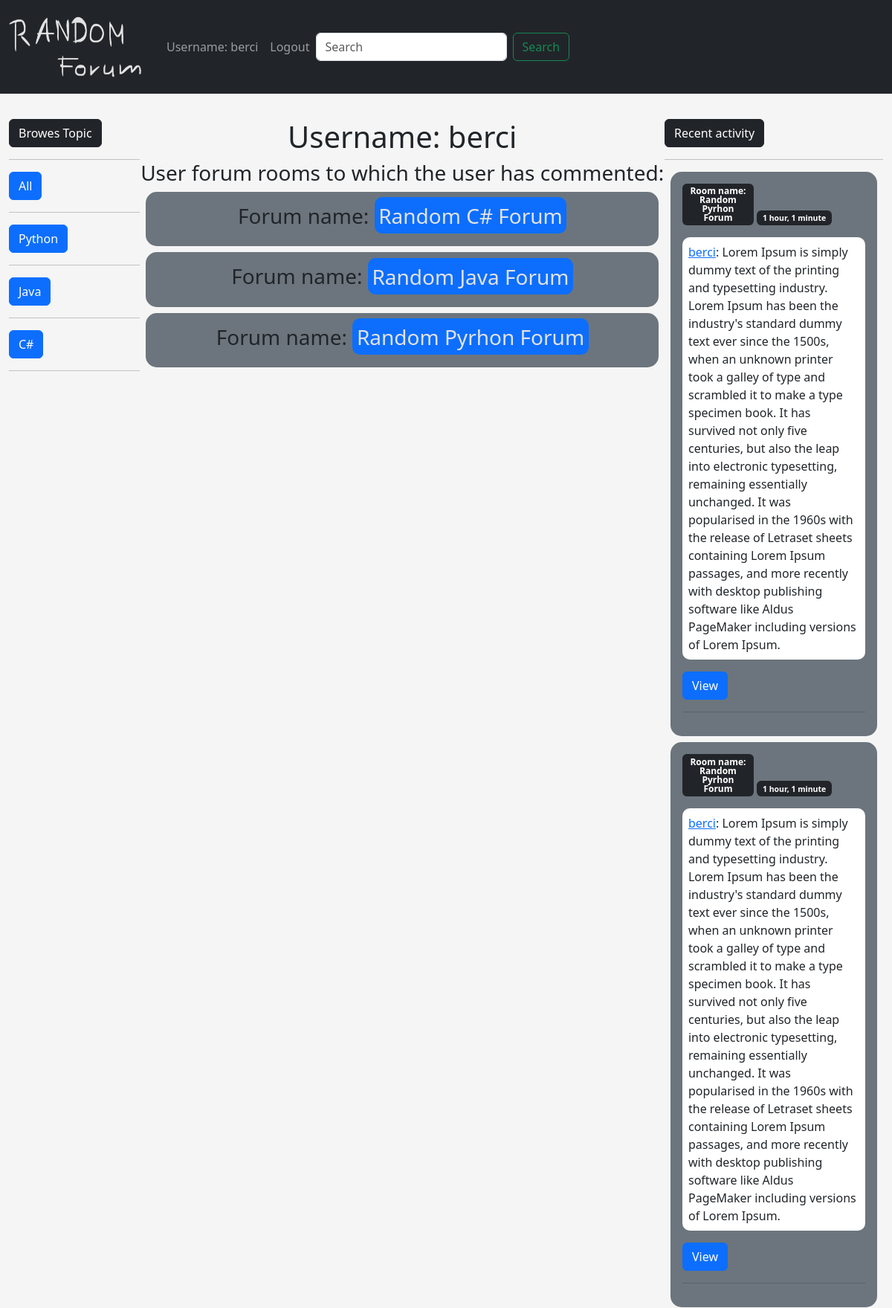
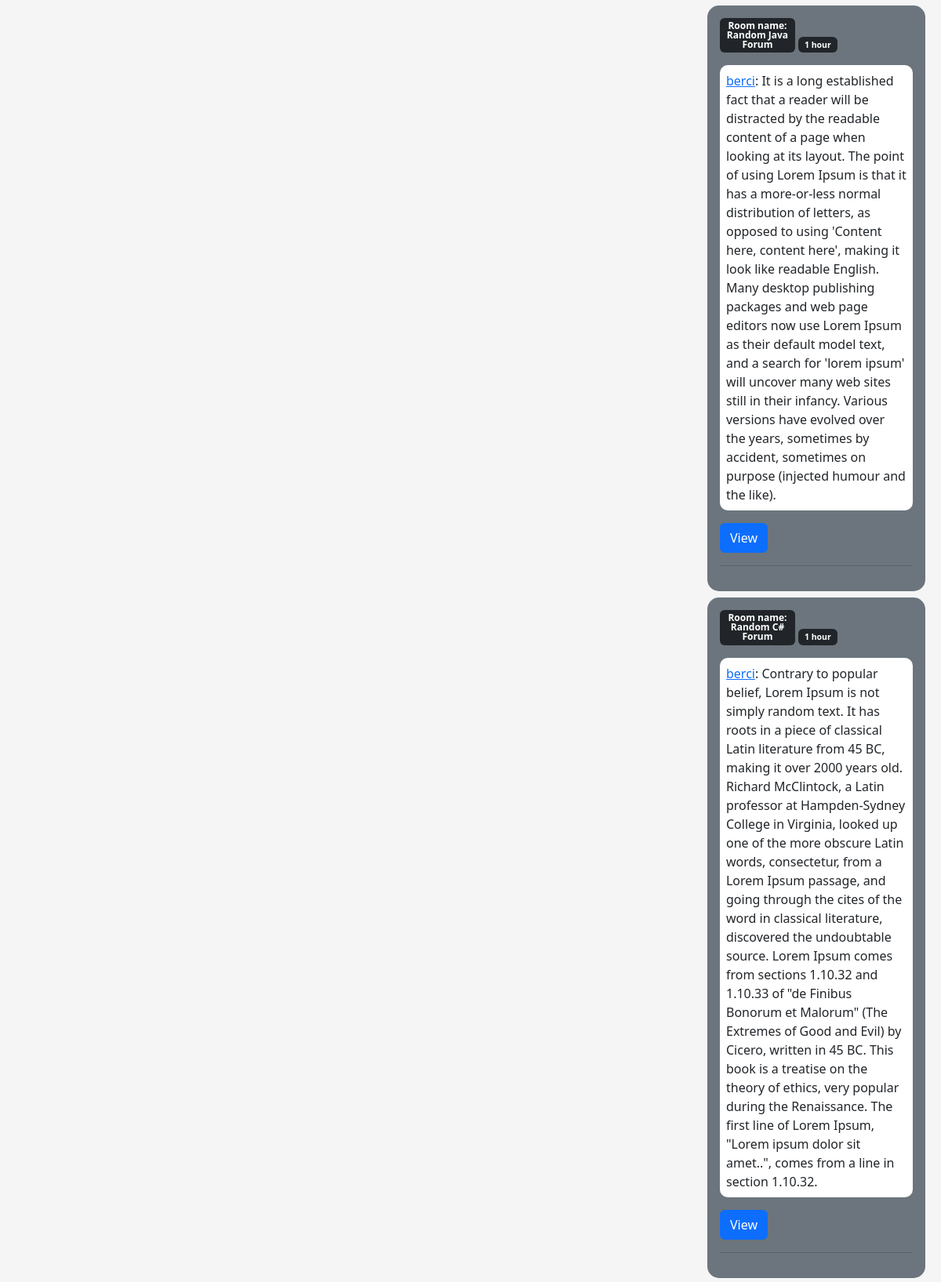
Screenshot of /profile/1 (signed in, upper part) with the database file from the repository (2 pictures, top to bottom).
### base/models.py (models this page shows, shortened)
class Topic(models.Model):
    name = models.CharField(max_length=50)

class ForumRoom(models.Model):
    creator = models.ForeignKey(User, on_delete=models.SET_NULL, null=True)
    name = models.CharField(max_length=50)
    topic = models.ForeignKey(Topic, on_delete=models.SET_NULL, null=True)
    description = models.TextField()
    participiants = models.ManyToManyField(User, related_name='participiants', blank=True)
    updated = models.DateTimeField(auto_now=True)
    created_at = models.DateTimeField(auto_now_add=True)
    class Meta:
        ordering = ['-created_at']
    def __str__(self):
        return self.name

class Message(models.Model):
    user = models.ForeignKey(User, on_delete=models.CASCADE, null=False)
    room = models.ForeignKey(ForumRoom, on_delete=models.CASCADE, null=False)
    body = models.TextField()
    updated = models.DateTimeField(auto_now=True)
    created_at = models.DateTimeField(auto_now_add=True)
    class Meta:
        ordering = ['-updated']

### base/views.py (the view)
# urls.py: path('profile/<str:pk>', views.profilePage, name='profilePage'),
@login_required(login_url='loginPage')
def profilePage(request, pk):
    topics = Topic.objects.all()[:5]
    user = User.objects.get(id=pk)
    rooms = ForumRoom.objects.filter(creator=user);
    roomMessages = Message.objects.filter(user=user).order_by('created_at')[:5]
    context={'user': user, 'rooms': rooms, 'roomMessages': roomMessages, 'topics': topics}
    return render(request, 'base/profile.html', context)

### base/templates/base/profile.html
{% extends 'index.html' %}
{% block content %}
<div class="profile-container">
    <div>
        {% include 'base/topic.html' %}
    </div>
    <div class="text-center">
        <h1>Username: {{user.username}}</h1>
       <h3>User forum rooms to which the user has commented:</h3>
        {% for room in rooms %}
            <div class="bg-secondary element-name"><h3>Forum name: <a href="{% url 'roomPage' room.id%}" class="a room-name bg-primary text-wrap">{{room}}</a> </h3></div>
        {% endfor %}
    </div>
    <div>
        {% include 'base/acitivity.html' %}
    </div>
</div>
{% endblock content %}

### templates/navbar.html (shortened to what this page needs)
{%load static %}
{% load bootstrap5 %}
{% bootstrap_css %}
<nav class="navbar fixed-top navbar-dark bg-dark navbar navbar-expand-lg ">
    <a class="navbar-brand" href="/"><img src="{% static 'images/logo.PNG'%}" width="200" height="100"> </img></a>
    <div class="collapse navbar-collapse" id="navbarSupportedContent">
        <ul class="navbar-nav mr-auto">
          <li class="nav-item active">
            {% if request.user.is_authenticated %}
                <a class="nav-link navbar-font-size" href="{% url 'profilePage' request.user.id%}">Username: {{request.user}}</a>
            {% else %}
                <a class="nav-link navbar-font-size" href="{% url 'loginPage' %}">Login</a>
            {% endif %}
          </li>
          <li class="nav-item active">
            {% if request.user.is_authenticated %}
                <a  class="nav-link navbar-font-size" href="{% url 'logoutPage' %}">Logout</a>
            {% endif %}
          </li>
        </ul>
        <form class="d-flex">
          <input class="form-control me-2" type="search" placeholder="Search" aria-label="Search" name="q">
          <button class="btn btn-outline-success" type="submit">Search</button>
        </form>
      </div>
</nav>

### base/templates/base/topic.html
    <div class="btn btn-dark">Browes Topic</div>
    <hr>
    <a href="{% url 'index' %}" class="btn btn-primary">All</a>
    <hr>
    {% for topic in topics %}
        <div >
            <a href="{% url 'index' %}?q={{topic.name}}" class="btn btn-primary">{{topic.name}}</a>
            <hr>
        </div>
    {% endfor %}

### base/templates/base/acitivity.html
    <div class="btn btn-dark">Recent activity</div>
    <hr>
    {% for message in roomMessages %}
        <div class="bg-secondary element-name">
            <strong class="a badge bg-dark text-wrap">Room name: {{ message.room.name }}</strong>
            <p class="badge bg-dark text-wrap"><small> {{message.created_at | timesince}}</small></p>
            <p class="message"><a href="{% url 'profilePage' message.user.id%}">{{message.user}}</a>: {{message.body}} </p>
            <form action="{% url 'roomPage' message.room.id %}">
                <input class="btn btn-primary" type="submit" value="View" />
            </form>
            <hr>
        </div>
    {% endfor %}

### static/styles/index.css (style rules this page uses)
body { background-color: whitesmoke !important; }
.a { width: 6rem; color: #e3e3e3; text-decoration: none; }
.profile-container > div:nth-of-type(1) { width: 15%; }
.profile-container > div:nth-of-type(2) { width: 60%; }
.profile-container > div:nth-of-type(3) { width: 25%; }
.element-name { margin:0.5em; padding:1em; border-radius: 15px; }
.message { background-color: white; border-radius: 10px; padding: 0.5em; max-width: 55em; word-break: break-word }
.navbar-font-size { font-size: 2em; }
.room-name { padding: 0.2em; border-radius: 10px; }
.profile-container { display: flex; justify-content: center; align-content: stretch; }
.profile-container > div { flex-grow: 13; }

### rows the page displays
Topic: name "Python"
Topic: name "Java"
Topic: name "C#"
ForumRoom: name "Random C# Forum"
ForumRoom: name "Random Java Forum"
ForumRoom: name "Random Pyrhon Forum"
Message: room.name "Random Pyrhon Forum", created_at "1 hour, 1 minute", user "berci", body "Lorem Ipsum is simply dummy text of the printing and typesetting industry. Lorem Ipsum has been the industry's standard dummy text ever since the 1500s, when an unknown printer took a galley of type and scrambled it to make a type specimen book. It has survived not only five centuries, but also the leap into electronic typesetting, remaining essentially unchanged. It was popularised in the 1960s with the release of Letraset sheets containing Lorem Ipsum passages, and more recently with desktop publishing software like Aldus PageMaker including versions of Lorem Ipsum."
Message: room.name "Random Pyrhon Forum", created_at "1 hour, 1 minute", user "berci", body "Lorem Ipsum is simply dummy text of the printing and typesetting industry. Lorem Ipsum has been the industry's standard dummy text ever since the 1500s, when an unknown printer took a galley of type and scrambled it to make a type specimen book. It has survived not only five centuries, but also the leap into electronic typesetting, remaining essentially unchanged. It was popularised in the 1960s with the release of Letraset sheets containing Lorem Ipsum passages, and more recently with desktop publishing software like Aldus PageMaker including versions of Lorem Ipsum."
Message: room.name "Random Java Forum", created_at "1 hour", user "berci", body "It is a long established fact that a reader will be distracted by the readable content of a page when looking at its layout. The point of using Lorem Ipsum is that it has a more-or-less normal distribution of letters, as opposed to using 'Content here, content here', making it look like readable English. Many desktop publishing packages and web page editors now use Lorem Ipsum as their default model text, and a search for 'lorem ipsum' will uncover many web sites still in their infancy. Various versions have evolved over the years, sometimes by accident, sometimes on purpose (injected humour and the like)."
Message: room.name "Random C# Forum", created_at "1 hour", user "berci", body "Contrary to popular belief, Lorem Ipsum is not simply random text. It has roots in a piece of classical Latin literature from 45 BC, making it over 2000 years old. Richard McClintock, a Latin professor at Hampden-Sydney College in Virginia, looked up one of the more obscure Latin words, consectetur, from a Lorem Ipsum passage, and going through the cites of the word in classical literature, discovered the undoubtable source. Lorem Ipsum comes from sections 1.10.32 and 1.10.33 of \"de Finibus Bonorum et Malorum\" (The Extremes of Good and Evil) by Cicero, written in 45 BC. This book is a treatise on the theory of ethics, very popular during the Renaissance. The first line of Lorem Ipsum,…"

### other values shown
{{ request.user }} "berci"
{{ user.username }} "berci"
